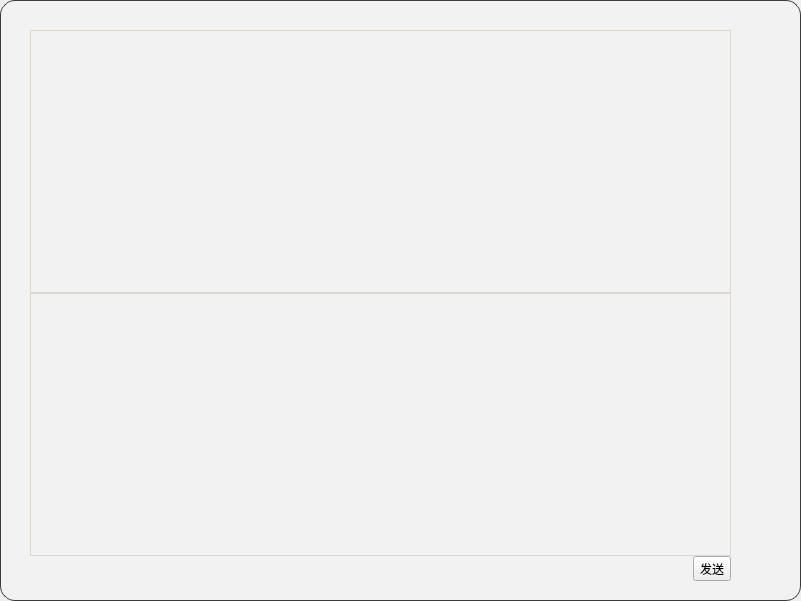
<?xml version="1.0" encoding="UTF-8"?>
<ui version="4.0">
 <class>LiaotianWindow</class>
 <widget class="QMainWindow" name="LiaotianWindow">
  <property name="geometry">
   <rect>
    <x>0</x>
    <y>0</y>
    <width>801</width>
    <height>601</height>
   </rect>
  </property>
  <property name="windowTitle">
   <string>MainWindow</string>
  </property>
  <widget class="QWidget" name="centralwidget">
   <widget class="QWidget" name="widget_2" native="true">
    <property name="geometry">
     <rect>
      <x>0</x>
      <y>0</y>
      <width>801</width>
      <height>601</height>
     </rect>
    </property>
    <property name="styleSheet">
     <string notr="true">QWidget#widget_2{
	background-color: rgb(242, 242, 242);
	border: 1px solid rgb(58, 59, 60);
	border-radius: 15px;
}</string>
    </property>
    <widget class="QWidget" name="widget" native="true">
     <property name="geometry">
      <rect>
       <x>30</x>
       <y>30</y>
       <width>701</width>
       <height>551</height>
      </rect>
     </property>
     <layout class="QGridLayout" name="gridLayout">
      <property name="verticalSpacing">
       <number>0</number>
      </property>
      <item row="0" column="0">
       <widget class="QTextEdit" name="editOut">
        <property name="styleSheet">
         <string notr="true">	background-color: rgb(242, 242, 242);
	border: 1px solid rgb(222, 215, 208);
</string>
        </property>
       </widget>
      </item>
      <item row="1" column="0">
       <widget class="QTextEdit" name="editIn">
        <property name="styleSheet">
         <string notr="true">	background-color: rgb(242, 242, 242);
	border: 1px solid rgb(222, 215, 208);
</string>
        </property>
       </widget>
      </item>
      <item row="2" column="0">
       <layout class="QHBoxLayout" name="horizontalLayout">
        <item>
         <spacer name="horizontalSpacer">
          <property name="orientation">
           <enum>Qt::Horizontal</enum>
          </property>
          <property name="sizeHint" stdset="0">
           <size>
            <width>40</width>
            <height>20</height>
           </size>
          </property>
         </spacer>
        </item>
        <item>
         <widget class="QToolButton" name="btnSend">
          <property name="text">
           <string>发送</string>
          </property>
         </widget>
        </item>
       </layout>
      </item>
     </layout>
    </widget>
    <widget class="QToolButton" name="btnClose">
     <property name="geometry">
      <rect>
       <x>750</x>
       <y>10</y>
       <width>41</width>
       <height>31</height>
      </rect>
     </property>
     <property name="styleSheet">
      <string notr="true">QToolButton{
	border: none;
	
	background-color: rgba(0 , 0, 0, 0);
}
QToolButton:hover{
	background-color: rgb(255, 0 , 0);
}</string>
     </property>
     <property name="text">
      <string/>
     </property>
     <property name="icon">
      <iconset resource="resourse.qrc">
       <normaloff>:/res/close.png</normaloff>:/res/close.png</iconset>
     </property>
     <property name="iconSize">
      <size>
       <width>24</width>
       <height>24</height>
      </size>
     </property>
    </widget>
   </widget>
  </widget>
 </widget>
 <resources>
  <include location="resourse.qrc"/>
 </resources>
 <connections/>
</ui>
